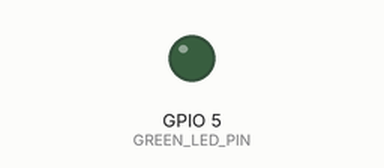
The program below on a simulated ESP32. Shown: output pins drawn as LEDs (lit = HIGH). What the program prints to the serial monitor is not drawn.

Above: at 0.15 s.
Timing chart, 0 to 40.0 s (numbered marks = the images above):
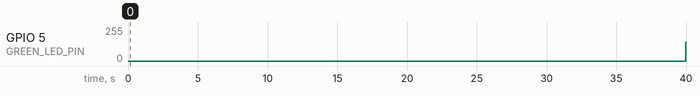

The program:

main.cpp
```cpp
#include <Arduino.h>
#define GREEN_LED_PIN 5
#define RESOLUTION 10
#define FREQUENCY 5000

int brightness = 0;

void setup() {
	Serial.begin(115200);
	ledcAttach(GREEN_LED_PIN, FREQUENCY, RESOLUTION);
}

void loop() {
	ledcWrite(GREEN_LED_PIN, brightness);
	brightness = (brightness + 1) % (1 << RESOLUTION);
	Serial.printf("Brightness: %d\n", brightness);
}
```

Measured:
- by itself, GPIO 5 (GREEN_LED_PIN): 0/255 → 139/255 at 40.0 s
